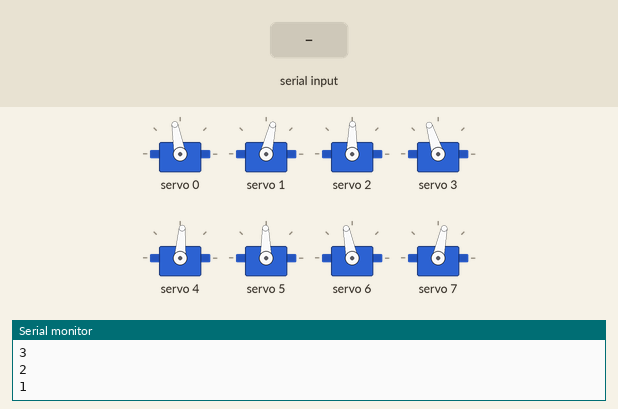
Recording of a sketch running on a simulated ESP32. Shown: 8 × servo, the last lines printed to the serial monitor. The test bench sets the inputs (shaded band).

Above: at 12.2 s.
12.3 s: "2" received over Serial
At 12.62 s:
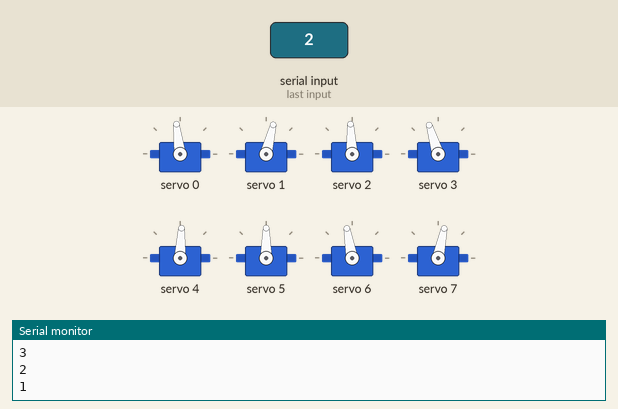
15.3 s: "1" received over Serial
18.3 s: "0" received over Serial
At 18.9 s:
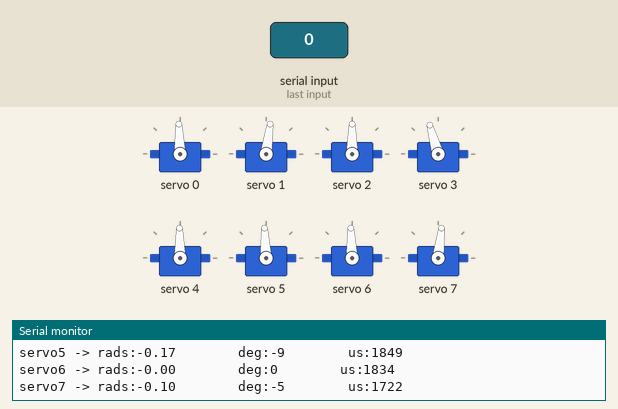
Timing chart, 0 to 21.3 s (numbered marks = the images above; inputs shaded):
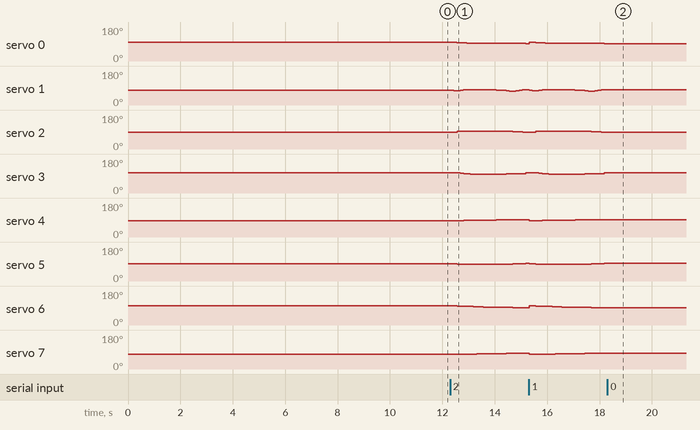

The sketch:

2D_SS_lift_41.ino
```cpp
// HOW TO:
// ------------------------------
// Serial input = 2 -> Steps through gait sequence once and stops at the end.
// Serial input = 1 -> Steps through gait sequence in a loop.
// Serial input = 0 -> Stops infinite loop at the node where it is at that moment

//Gait template
#include <Wire.h>
#include <Adafruit_PWMServoDriver.h>

Adafruit_PWMServoDriver pca9685 = Adafruit_PWMServoDriver();

#define SERVO_FREQ 300
#define SER0 0 //Hip 1
#define SER1 1 //Knee 1
#define SER2 2 //Hip 2
#define SER3 3 //Knee 2
#define SER4 4 //Hip 3
#define SER5 5 //Knee 3
#define SER6 6 //Hip 4
#define SER7 7 //Knee 4

// Insert servo angles here:
// For 3D gaits, these angles are obtained from linearisation.py
// For 2D gaits, these angles are obtained from 2D_trajectory_reader.py
float SS_servo0[] = {-0.15946678, -0.14064852, -0.09464535, -0.06965721, -0.05504942, -0.04742563, -0.04002514, -0.0363187 , -0.03341811, -0.03051751, -0.02761692, -0.02471632, -0.02181573, -0.02050655, -0.0229051 , -0.02530365, -0.02770219, -0.03010074, -0.03182579, -0.02585055, -0.01154452,  0.00868167,  0.03005029,  0.0501013 ,  0.06263688,  0.05903053,  0.05348089,  0.05022585,  0.04586825,  0.04095284,  0.03153513,  0.02390621,  0.01657161,  0.01225281,  0.0118805 ,  0.01296827,  0.01120841,  0.00741085,  0.00361328, -0.00018428, -0.01005193, -0.02089995, -0.03151326, -0.03721085, -0.04110885, -0.04396958, -0.04803617, -0.05097944, -0.05439401, -0.05806237, -0.06093945, -0.06936357, -0.07607978, -0.08011241, -0.08226701, -0.08352526, -0.08404999, -0.08474821, -0.08453095, -0.0804905 , -0.081587  , -0.08268349, -0.08377999, -0.08989107, -0.09688983, -0.10524388, -0.11692837, -0.13122755, -0.14972984};
float SS_servo1[] = {0.26264114, 0.2824912 , 0.28351963, 0.22057547, 0.17431887, 0.14924039, 0.12558922, 0.12617471, 0.13204734, 0.13791997, 0.1437926 , 0.14966522, 0.15553785, 0.17018201, 0.20526226, 0.24034251, 0.27542275, 0.310503  , 0.34343903, 0.34233871, 0.30289048, 0.24133713, 0.18809117, 0.13901663, 0.10672306, 0.10054489, 0.10320848, 0.10246521, 0.10295457, 0.10623098, 0.1136914 , 0.12270807, 0.12740991, 0.12708324, 0.11845279, 0.10413876, 0.09489277, 0.09055957, 0.08622637, 0.08189317, 0.08498999, 0.08928683, 0.09341856, 0.0954838 , 0.09496612, 0.09270676, 0.09304084, 0.09388865, 0.0942095 , 0.09452528, 0.09577659, 0.10680625, 0.11612356, 0.11700001, 0.11271378, 0.10742064, 0.10361115, 0.10156254, 0.09462387, 0.08229966, 0.07993886, 0.07757805, 0.07521725, 0.08337451, 0.09339366, 0.10613893, 0.1249884 , 0.14965696, 0.18310608};
float SS_servo2[] = {-0.14550237, -0.11739266, -0.0524906 , -0.01885254,  0.00086806,  0.004331  ,  0.00598247,  0.00528477,  0.0040746 ,  0.00286444,  0.00165427,  0.00044411, -0.00076606, -0.0052778 , -0.01748161, -0.02968541, -0.04188922, -0.05409303, -0.067779  , -0.07564571, -0.08466367, -0.09667779, -0.11609446, -0.13880739, -0.15305908, -0.15747377, -0.15482465, -0.15030118, -0.14510623, -0.13872343, -0.13296365, -0.12689263, -0.12533813, -0.1261188 , -0.1312073 , -0.14249122, -0.15641802, -0.17145258, -0.18648714, -0.2015217 , -0.21754368, -0.23372513, -0.24940277, -0.25740411, -0.25901821, -0.25438159, -0.24356128, -0.22614073, -0.20319897, -0.17541529, -0.14401734, -0.11100654, -0.08027913, -0.06713925, -0.0639226 , -0.06701122, -0.07016138, -0.07170973, -0.07577565, -0.08057529, -0.08381728, -0.08705927, -0.09030126, -0.09248416, -0.09447959, -0.09696185, -0.10423367, -0.12045539, -0.14239221};
float SS_servo3[] = {0.25337002, 0.26173951, 0.25613362, 0.18044863, 0.12373373, 0.10316386, 0.08674775, 0.07685183, 0.06837827, 0.05990471, 0.05143114, 0.04295758, 0.03448401, 0.03308643, 0.04817461, 0.06326278, 0.07835096, 0.09343914, 0.11170865, 0.11832001, 0.12734323, 0.14272511, 0.1741934 , 0.21209823, 0.23423637, 0.22972121, 0.21582331, 0.199403  , 0.18067438, 0.16117337, 0.1379499 , 0.11922085, 0.1059039 , 0.09838407, 0.09931666, 0.11281886, 0.14063974, 0.17892829, 0.21721684, 0.25550539, 0.30447047, 0.35515991, 0.40617401, 0.45135654, 0.47980713, 0.49090619, 0.48415993, 0.46145875, 0.41595672, 0.35267479, 0.28466239, 0.21186408, 0.14533601, 0.11142712, 0.09627264, 0.09469253, 0.09619938, 0.09586348, 0.09758635, 0.10317141, 0.1052021 , 0.10723279, 0.10926348, 0.10950417, 0.109428  , 0.11031576, 0.12025626, 0.14883426, 0.1892547 };
float SS_servo4[] = { 0.18370133,  0.17910107,  0.16953148,  0.16172086,  0.15380679,  0.14093061,  0.12783939,  0.12078311,  0.11504332,  0.10930353,  0.10356374,  0.09782396,  0.09208417,  0.08759158,  0.08600475,  0.08441792,  0.08283109,  0.08124426,  0.07921234,  0.07590938,  0.07617957,  0.08002784,  0.08402296,  0.08718463,  0.08864856,  0.08273416,  0.06757396,  0.05041534,  0.03760244,  0.03147924,  0.02374175,  0.02205613,  0.01616742,  0.01079676,  0.00713267,  0.00039907, -0.00363133, -0.00282618, -0.00202102, -0.00121587,  0.00918473,  0.02113507,  0.03362417,  0.03930656,  0.02910653,  0.01046834, -0.00745283, -0.02255002, -0.03618889, -0.04811914, -0.0577541 , -0.06715786, -0.07611651, -0.08221082, -0.08656895, -0.08199575, -0.06347926, -0.03568841, -0.00291894,  0.03171189,  0.06080324,  0.08989459,  0.11898594,  0.13945812,  0.15840455,  0.17391775,  0.18080914,  0.18334084,  0.18541039};
float SS_servo5[] = {-0.11623217, -0.11091497, -0.09975635, -0.10223083, -0.10269779, -0.09007581, -0.07654109, -0.07355453, -0.07286902, -0.07218351, -0.071498, -0.07081248, -0.07012697, -0.07158548, -0.07803919, -0.08449289, -0.09094659, -0.09740029, -0.10270921, -0.10530983, -0.11508087, -0.13179317, -0.14767798, -0.16209226, -0.17173414, -0.17321018, -0.15104577, -0.12357954, -0.10591865, -0.10017836, -0.0961344 , -0.09922391, -0.09748197, -0.09570569, -0.09762904, -0.09601092, -0.10061819, -0.11428873, -0.12795927, -0.14162981, -0.18004092, -0.22244783, -0.26568223, -0.28696556, -0.27458019, -0.24453452, -0.21582894, -0.19009883, -0.1688717 , -0.15167609, -0.13660933, -0.12349693, -0.10955113, -0.10448951, -0.10434873, -0.12165614, -0.16462359, -0.22985593, -0.30444706, -0.37160396, -0.40679392, -0.44198389, -0.47717385, -0.46880516, -0.45272577, -0.42182654, -0.35685472, -0.27511986, -0.19138535};
float SS_servo6[] = { 0.17825632,  0.17678741,  0.172946  ,  0.16221851,  0.14704293,  0.13568789,  0.12505104,  0.11467268,  0.10435072,  0.09402875,  0.08370679,  0.07338482,  0.06306286,  0.05374824,  0.04678057,  0.0398129 ,  0.03284523,  0.02587756,  0.02028083,  0.01604599,  0.01197512,  0.00646472,  0.00359516, -0.00123752, -0.00382795, -0.00262851,  0.0199246 ,  0.05337035,  0.09090832,  0.128967  ,  0.16430735,  0.19601282,  0.22324669,  0.24511948,  0.26136489,  0.27204669,  0.27335612,  0.26718924,  0.26102236,  0.25485549,  0.2365313 ,  0.21624361,  0.1977019 ,  0.19265617,  0.18961418,  0.1856304 ,  0.18106627,  0.17841413,  0.17467068,  0.17193669,  0.17346606,  0.17952514,  0.18723447,  0.19225048,  0.19364156,  0.18614334,  0.167996  ,  0.15450191,  0.14289115,  0.13493789,  0.13080218,  0.12666648,  0.12253077,  0.12441589,  0.12736682,  0.13095531,  0.1337007 ,  0.14247347,  0.1574253 };
float SS_servo7[] = {-0.22248366, -0.22342571, -0.22371365, -0.22026124, -0.2060362 , -0.19659296, -0.18814029, -0.17841477, -0.16841159, -0.1584084 , -0.14840522, -0.13840204, -0.12839885, -0.12004935, -0.11555261, -0.11105587, -0.10655913, -0.10206239, -0.10013146, -0.10083911, -0.10180342, -0.09955386, -0.10153834, -0.09971937, -0.10110801, -0.11700665, -0.17192595, -0.24802354, -0.33409217, -0.4158306 , -0.49190716, -0.54485826, -0.58557554, -0.60488263, -0.60511348, -0.59263136, -0.55090741, -0.4832782 , -0.41564899, -0.34801978, -0.26376698, -0.17682935, -0.10586983, -0.10520811, -0.10751269, -0.10756035, -0.10627574, -0.10605003, -0.10506166, -0.10666063, -0.11431488, -0.13250783, -0.15224952, -0.16954027, -0.18091216, -0.17362519, -0.14200635, -0.11829086, -0.10137155, -0.0893859 , -0.08560974, -0.08183357, -0.07805741, -0.08608358, -0.09619897, -0.10758411, -0.11785654, -0.13974521, -0.17373868};

int node=0;
int first=0;
int input=0;
int end_time=0;
int time_step=120000;
int steps = sizeof(SS_servo0)/sizeof(SS_servo0[0]);
int one_print = 0;

// -------------------Joint configurations-------------------
int servo0=0;
int servo0_deg=0;
int servo1=0;
int servo1_deg=0;
int servo2=0;
int servo2_deg=0;
int servo3=0;
int servo3_deg=0;
int servo4=0;
int servo4_deg=0;
int servo5=0;
int servo5_deg=0;
int servo6=0;
int servo6_deg=0;
int servo7=0;
int servo7_deg=0;

void setup() {
  Serial.begin(115200);
  pca9685.begin();

  pca9685.setOscillatorFrequency(27000000); //Value between 24MHz and 27MHz, tuned for this setup
  pca9685.setPWMFreq(SERVO_FREQ);
  delay (1000);

  servo0_deg=SS_servo0[0]/3.14159265*180;
  servo0=map(servo0_deg,-38,90,2200,1030);
  servo1_deg=SS_servo1[0]/3.14159265*180;
  servo1=map(servo1_deg,-90,90,2600,950);
  servo2_deg=SS_servo2[0]/3.14159265*180;
  servo2=map(servo2_deg,-38,90,1510,2730);
  servo3_deg=SS_servo3[0]/3.14159265*180;
  servo3=map(servo3_deg,-90,90,1100,2700);
  servo4_deg=SS_servo4[0]/3.14159265*180;
  servo4=map(servo4_deg,-90,38,2700,1500);
  servo5_deg=SS_servo5[0]/3.14159265*180;
  servo5=map(servo5_deg,-90,90,2600,930);
  servo6_deg=SS_servo6[0]/3.14159265*180;
  servo6=map(servo6_deg,-90,38,850,2250);
  servo7_deg=SS_servo7[0]/3.14159265*180;
  servo7=map(servo7_deg,-90,90,920,2620);

  pca9685.setPWM(SER0,0,servo0);
  pca9685.setPWM(SER1,0,servo1);
  pca9685.setPWM(SER2,0,servo2);
  pca9685.setPWM(SER3,0,servo3);
  pca9685.setPWM(SER4,0,servo4);
  pca9685.setPWM(SER5,0,servo5);
  pca9685.setPWM(SER6,0,servo6);
  pca9685.setPWM(SER7,0,servo7);

  Serial.print("Node:");
  Serial.println(node);
  Serial.print("servo0 -> rads:");
  Serial.print(SS_servo0[node]);
  Serial.print("        deg:");
  Serial.print(servo0_deg);
  Serial.print("        us:");
  Serial.println(servo0);
  Serial.print("servo1 -> rads:");
  Serial.print(SS_servo1[node]);
  Serial.print("        deg:");
  Serial.print(servo1_deg);
  Serial.print("        us:");
  Serial.println(servo1);
  Serial.print("servo2 -> rads:");
  Serial.print(SS_servo2[node]);
  Serial.print("        deg:");
  Serial.print(servo2_deg);
  Serial.print("        us:");
  Serial.println(servo2);
  Serial.print("servo3 -> rads:");
  Serial.print(SS_servo3[node]);
  Serial.print("        deg:");
  Serial.print(servo3_deg);
  Serial.print("        us:");
  Serial.println(servo3);
  Serial.print("servo4 -> rads:");
  Serial.print(SS_servo4[node]);
  Serial.print("        deg:");
  Serial.print(servo4_deg);
  Serial.print("        us:");
  Serial.println(servo4);
  Serial.print("servo5 -> rads:");
  Serial.print(SS_servo5[node]);
  Serial.print("        deg:");
  Serial.print(servo5_deg);
  Serial.print("        us:");
  Serial.println(servo5);
  Serial.print("servo6 -> rads:");
  Serial.print(SS_servo6[node]);
  Serial.print("        deg:");
  Serial.print(servo6_deg);
  Serial.print("        us:");
  Serial.println(servo6);
  Serial.print("servo7 -> rads:");
  Serial.print(SS_servo7[node]);
  Serial.print("        deg:");
  Serial.print(servo7_deg);
  Serial.print("        us:");
  Serial.println(servo7);

  Serial.println("10");
  delay(1000);
  Serial.println("9");
  delay(1000);
  Serial.println("8");
  delay(1000);
  Serial.println("7");
  delay(1000);
  Serial.println("6");
  delay(1000);
  Serial.println("5");
  delay(1000);
  Serial.println("4");
  delay(1000);
  Serial.println("3");
  delay(1000);
  Serial.println("2");
  delay(1000);
  Serial.println("1");
  delay(1000);

}

void loop()
{
  if(Serial.available()>0)
  {
    first=Serial.read();
    if(first=='2')
    {
      input=2;
      node=0;
      one_print=1;
    }
    if(first=='1')
    {
      input=1;
      node=0;
      one_print=1;
    }
    if(first=='0')
    {
      input=0;
    }
  }
  if(input==1 or input==2)
  {
      if(esp_timer_get_time()>=end_time)
      {
        servo0_deg=SS_servo0[node]/3.14159265*180;
        servo0=map(servo0_deg,-38,90,2200,1030);
        servo1_deg=SS_servo1[node]/3.14159265*180;
        servo1=map(servo1_deg,-90,90,2600,950);
        servo2_deg=SS_servo2[node]/3.14159265*180;
        servo2=map(servo2_deg,-38,90,1510,2730);
        servo3_deg=SS_servo3[node]/3.14159265*180;
        servo3=map(servo3_deg,-90,90,1100,2700);
        servo4_deg=SS_servo4[node]/3.14159265*180;
        servo4=map(servo4_deg,-90,38,2700,1500);
        servo5_deg=SS_servo5[node]/3.14159265*180;
        servo5=map(servo5_deg,-90,90,2600,930);
        servo6_deg=SS_servo6[node]/3.14159265*180;
        servo6=map(servo6_deg,-90,38,850,2250);
        servo7_deg=SS_servo7[node]/3.14159265*180;
        servo7=map(servo7_deg,-90,90,920,2620);

        pca9685.setPWM(SER0,0,servo0);
        pca9685.setPWM(SER1,0,servo1);
        pca9685.setPWM(SER2,0,servo2);
        pca9685.setPWM(SER3,0,servo3);
        pca9685.setPWM(SER4,0,servo4);
        pca9685.setPWM(SER5,0,servo5);
        pca9685.setPWM(SER6,0,servo6);
        pca9685.setPWM(SER7,0,servo7);

        node+=1;
        if(node>=steps and input==1)
        {
          Serial.print("Input:");
          Serial.println(input);
          node=0;
        }
        if(node>=steps and input==2)
        {
          Serial.print("Input:");
          Serial.println(input);
          input=0;
        }
         end_time=esp_timer_get_time()+time_step;
      }
   }

  if(input == 0)
  {
        pca9685.setPWM(SER0,0,servo0);
        pca9685.setPWM(SER1,0,servo1);
        pca9685.setPWM(SER2,0,servo2);
        pca9685.setPWM(SER3,0,servo3);
        pca9685.setPWM(SER4,0,servo4);
        pca9685.setPWM(SER5,0,servo5);
        pca9685.setPWM(SER6,0,servo6);
        pca9685.setPWM(SER7,0,servo7);

        if(one_print==1)
        {
          Serial.print("Input:");
          Serial.println(input);
          Serial.print("Node:");
          Serial.println(node);
          Serial.print("servo0 -> rads:");
          Serial.print(SS_servo0[node]);
          Serial.print("        deg:");
          Serial.print(servo0_deg);
          Serial.print("        us:");
          Serial.println(servo0);
          Serial.print("servo1 -> rads:");
          Serial.print(SS_servo1[node]);
          Serial.print("        deg:");
          Serial.print(servo1_deg);
          Serial.print("        us:");
          Serial.println(servo1);
          Serial.print("servo2 -> rads:");
          Serial.print(SS_servo2[node]);
          Serial.print("        deg:");
          Serial.print(servo2_deg);
          Serial.print("        us:");
          Serial.println(servo2);
          Serial.print("servo3 -> rads:");
          Serial.print(SS_servo3[node]);
          Serial.print("        deg:");
          Serial.print(servo3_deg);
          Serial.print("        us:");
          Serial.println(servo3);
          Serial.print("servo4 -> rads:");
          Serial.print(SS_servo4[node]);
          Serial.print("        deg:");
          Serial.print(servo4_deg);
          Serial.print("        us:");
          Serial.println(servo4);
          Serial.print("servo5 -> rads:");
          Serial.print(SS_servo5[node]);
          Serial.print("        deg:");
          Serial.print(servo5_deg);
          Serial.print("        us:");
          Serial.println(servo5);
          Serial.print("servo6 -> rads:");
          Serial.print(SS_servo6[node]);
          Serial.print("        deg:");
          Serial.print(servo6_deg);
          Serial.print("        us:");
          Serial.println(servo6);
          Serial.print("servo7 -> rads:");
          Serial.print(SS_servo7[node]);
          Serial.print("        deg:");
          Serial.print(servo7_deg);
          Serial.print("        us:");
          Serial.println(servo7);
          one_print=0;
        }

  }
}
```

Measured:
- after the input at 12.3 s, servo 0: moves from 100° to 92° over 2.8 s, starting after 0.13 s; servo 1: 77° → 76° after 0.13 s, → 79° 0.25 s later, → 81° 0.12 s later, → 82° 0.13 s later, … (14 changes in this stretch)
- after the input at 18.3 s, servo 0, servo 6: stops changing and stays 92°; servo 1: stops changing and stays 82°; servo 2: stops changing and stays 90°; servo 3: stops changing and stays 106°; servo 4: stops changing and stays 91°
